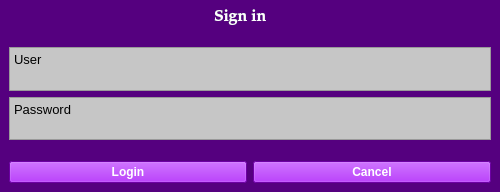
<?xml version="1.0" encoding="UTF-8"?>
<ui version="4.0">
 <class>MainWindow</class>
 <widget class="QMainWindow" name="MainWindow">
  <property name="enabled">
   <bool>true</bool>
  </property>
  <property name="geometry">
   <rect>
    <x>0</x>
    <y>0</y>
    <width>500</width>
    <height>192</height>
   </rect>
  </property>
  <property name="sizePolicy">
   <sizepolicy hsizetype="Fixed" vsizetype="Fixed">
    <horstretch>200</horstretch>
    <verstretch>0</verstretch>
   </sizepolicy>
  </property>
  <property name="minimumSize">
   <size>
    <width>500</width>
    <height>192</height>
   </size>
  </property>
  <property name="maximumSize">
   <size>
    <width>500</width>
    <height>192</height>
   </size>
  </property>
  <property name="palette">
   <palette>
    <active>
     <colorrole role="WindowText">
      <brush brushstyle="SolidPattern">
       <color alpha="255">
        <red>255</red>
        <green>255</green>
        <blue>255</blue>
       </color>
      </brush>
     </colorrole>
     <colorrole role="Button">
      <brush brushstyle="SolidPattern">
       <color alpha="255">
        <red>85</red>
        <green>0</green>
        <blue>127</blue>
       </color>
      </brush>
     </colorrole>
     <colorrole role="Light">
      <brush brushstyle="SolidPattern">
       <color alpha="255">
        <red>128</red>
        <green>0</green>
        <blue>191</blue>
       </color>
      </brush>
     </colorrole>
     <colorrole role="Midlight">
      <brush brushstyle="SolidPattern">
       <color alpha="255">
        <red>106</red>
        <green>0</green>
        <blue>159</blue>
       </color>
      </brush>
     </colorrole>
     <colorrole role="Dark">
      <brush brushstyle="SolidPattern">
       <color alpha="255">
        <red>42</red>
        <green>0</green>
        <blue>63</blue>
       </color>
      </brush>
     </colorrole>
     <colorrole role="Mid">
      <brush brushstyle="SolidPattern">
       <color alpha="255">
        <red>56</red>
        <green>0</green>
        <blue>84</blue>
       </color>
      </brush>
     </colorrole>
     <colorrole role="Text">
      <brush brushstyle="SolidPattern">
       <color alpha="255">
        <red>255</red>
        <green>255</green>
        <blue>255</blue>
       </color>
      </brush>
     </colorrole>
     <colorrole role="BrightText">
      <brush brushstyle="SolidPattern">
       <color alpha="255">
        <red>0</red>
        <green>255</green>
        <blue>255</blue>
       </color>
      </brush>
     </colorrole>
     <colorrole role="ButtonText">
      <brush brushstyle="SolidPattern">
       <color alpha="255">
        <red>0</red>
        <green>0</green>
        <blue>0</blue>
       </color>
      </brush>
     </colorrole>
     <colorrole role="Base">
      <brush brushstyle="SolidPattern">
       <color alpha="255">
        <red>0</red>
        <green>0</green>
        <blue>0</blue>
       </color>
      </brush>
     </colorrole>
     <colorrole role="Window">
      <brush brushstyle="SolidPattern">
       <color alpha="255">
        <red>85</red>
        <green>0</green>
        <blue>127</blue>
       </color>
      </brush>
     </colorrole>
     <colorrole role="Shadow">
      <brush brushstyle="SolidPattern">
       <color alpha="255">
        <red>0</red>
        <green>0</green>
        <blue>0</blue>
       </color>
      </brush>
     </colorrole>
     <colorrole role="AlternateBase">
      <brush brushstyle="SolidPattern">
       <color alpha="255">
        <red>42</red>
        <green>0</green>
        <blue>63</blue>
       </color>
      </brush>
     </colorrole>
     <colorrole role="ToolTipBase">
      <brush brushstyle="SolidPattern">
       <color alpha="255">
        <red>255</red>
        <green>255</green>
        <blue>220</blue>
       </color>
      </brush>
     </colorrole>
     <colorrole role="ToolTipText">
      <brush brushstyle="SolidPattern">
       <color alpha="255">
        <red>0</red>
        <green>0</green>
        <blue>0</blue>
       </color>
      </brush>
     </colorrole>
    </active>
    <inactive>
     <colorrole role="WindowText">
      <brush brushstyle="SolidPattern">
       <color alpha="255">
        <red>255</red>
        <green>255</green>
        <blue>255</blue>
       </color>
      </brush>
     </colorrole>
     <colorrole role="Button">
      <brush brushstyle="SolidPattern">
       <color alpha="255">
        <red>85</red>
        <green>0</green>
        <blue>127</blue>
       </color>
      </brush>
     </colorrole>
     <colorrole role="Light">
      <brush brushstyle="SolidPattern">
       <color alpha="255">
        <red>128</red>
        <green>0</green>
        <blue>191</blue>
       </color>
      </brush>
     </colorrole>
     <colorrole role="Midlight">
      <brush brushstyle="SolidPattern">
       <color alpha="255">
        <red>106</red>
        <green>0</green>
        <blue>159</blue>
       </color>
      </brush>
     </colorrole>
     <colorrole role="Dark">
      <brush brushstyle="SolidPattern">
       <color alpha="255">
        <red>42</red>
        <green>0</green>
        <blue>63</blue>
       </color>
      </brush>
     </colorrole>
     <colorrole role="Mid">
      <brush brushstyle="SolidPattern">
       <color alpha="255">
        <red>56</red>
        <green>0</green>
        <blue>84</blue>
       </color>
      </brush>
     </colorrole>
     <colorrole role="Text">
      <brush brushstyle="SolidPattern">
       <color alpha="255">
        <red>255</red>
        <green>255</green>
        <blue>255</blue>
       </color>
      </brush>
     </colorrole>
     <colorrole role="BrightText">
      <brush brushstyle="SolidPattern">
       <color alpha="255">
        <red>0</red>
        <green>255</green>
        <blue>255</blue>
       </color>
      </brush>
     </colorrole>
     <colorrole role="ButtonText">
      <brush brushstyle="SolidPattern">
       <color alpha="255">
        <red>0</red>
        <green>0</green>
        <blue>0</blue>
       </color>
      </brush>
     </colorrole>
     <colorrole role="Base">
      <brush brushstyle="SolidPattern">
       <color alpha="255">
        <red>0</red>
        <green>0</green>
        <blue>0</blue>
       </color>
      </brush>
     </colorrole>
     <colorrole role="Window">
      <brush brushstyle="SolidPattern">
       <color alpha="255">
        <red>85</red>
        <green>0</green>
        <blue>127</blue>
       </color>
      </brush>
     </colorrole>
     <colorrole role="Shadow">
      <brush brushstyle="SolidPattern">
       <color alpha="255">
        <red>0</red>
        <green>0</green>
        <blue>0</blue>
       </color>
      </brush>
     </colorrole>
     <colorrole role="AlternateBase">
      <brush brushstyle="SolidPattern">
       <color alpha="255">
        <red>42</red>
        <green>0</green>
        <blue>63</blue>
       </color>
      </brush>
     </colorrole>
     <colorrole role="ToolTipBase">
      <brush brushstyle="SolidPattern">
       <color alpha="255">
        <red>255</red>
        <green>255</green>
        <blue>220</blue>
       </color>
      </brush>
     </colorrole>
     <colorrole role="ToolTipText">
      <brush brushstyle="SolidPattern">
       <color alpha="255">
        <red>0</red>
        <green>0</green>
        <blue>0</blue>
       </color>
      </brush>
     </colorrole>
    </inactive>
    <disabled>
     <colorrole role="WindowText">
      <brush brushstyle="SolidPattern">
       <color alpha="255">
        <red>42</red>
        <green>0</green>
        <blue>63</blue>
       </color>
      </brush>
     </colorrole>
     <colorrole role="Button">
      <brush brushstyle="SolidPattern">
       <color alpha="255">
        <red>85</red>
        <green>0</green>
        <blue>127</blue>
       </color>
      </brush>
     </colorrole>
     <colorrole role="Light">
      <brush brushstyle="SolidPattern">
       <color alpha="255">
        <red>128</red>
        <green>0</green>
        <blue>191</blue>
       </color>
      </brush>
     </colorrole>
     <colorrole role="Midlight">
      <brush brushstyle="SolidPattern">
       <color alpha="255">
        <red>106</red>
        <green>0</green>
        <blue>159</blue>
       </color>
      </brush>
     </colorrole>
     <colorrole role="Dark">
      <brush brushstyle="SolidPattern">
       <color alpha="255">
        <red>42</red>
        <green>0</green>
        <blue>63</blue>
       </color>
      </brush>
     </colorrole>
     <colorrole role="Mid">
      <brush brushstyle="SolidPattern">
       <color alpha="255">
        <red>56</red>
        <green>0</green>
        <blue>84</blue>
       </color>
      </brush>
     </colorrole>
     <colorrole role="Text">
      <brush brushstyle="SolidPattern">
       <color alpha="255">
        <red>42</red>
        <green>0</green>
        <blue>63</blue>
       </color>
      </brush>
     </colorrole>
     <colorrole role="BrightText">
      <brush brushstyle="SolidPattern">
       <color alpha="255">
        <red>0</red>
        <green>255</green>
        <blue>255</blue>
       </color>
      </brush>
     </colorrole>
     <colorrole role="ButtonText">
      <brush brushstyle="SolidPattern">
       <color alpha="255">
        <red>42</red>
        <green>0</green>
        <blue>63</blue>
       </color>
      </brush>
     </colorrole>
     <colorrole role="Base">
      <brush brushstyle="SolidPattern">
       <color alpha="255">
        <red>85</red>
        <green>0</green>
        <blue>127</blue>
       </color>
      </brush>
     </colorrole>
     <colorrole role="Window">
      <brush brushstyle="SolidPattern">
       <color alpha="255">
        <red>85</red>
        <green>0</green>
        <blue>127</blue>
       </color>
      </brush>
     </colorrole>
     <colorrole role="Shadow">
      <brush brushstyle="SolidPattern">
       <color alpha="255">
        <red>0</red>
        <green>0</green>
        <blue>0</blue>
       </color>
      </brush>
     </colorrole>
     <colorrole role="AlternateBase">
      <brush brushstyle="SolidPattern">
       <color alpha="255">
        <red>85</red>
        <green>0</green>
        <blue>127</blue>
       </color>
      </brush>
     </colorrole>
     <colorrole role="ToolTipBase">
      <brush brushstyle="SolidPattern">
       <color alpha="255">
        <red>255</red>
        <green>255</green>
        <blue>220</blue>
       </color>
      </brush>
     </colorrole>
     <colorrole role="ToolTipText">
      <brush brushstyle="SolidPattern">
       <color alpha="255">
        <red>0</red>
        <green>0</green>
        <blue>0</blue>
       </color>
      </brush>
     </colorrole>
    </disabled>
   </palette>
  </property>
  <property name="cursor">
   <cursorShape>ArrowCursor</cursorShape>
  </property>
  <property name="windowTitle">
   <string>Authorization</string>
  </property>
  <property name="autoFillBackground">
   <bool>false</bool>
  </property>
  <property name="styleSheet">
   <string notr="true"/>
  </property>
  <widget class="QWidget" name="centralwidget">
   <property name="enabled">
    <bool>true</bool>
   </property>
   <property name="sizePolicy">
    <sizepolicy hsizetype="MinimumExpanding" vsizetype="MinimumExpanding">
     <horstretch>0</horstretch>
     <verstretch>0</verstretch>
    </sizepolicy>
   </property>
   <layout class="QVBoxLayout" name="verticalLayout_2">
    <item>
     <widget class="QLabel" name="sign_in">
      <property name="enabled">
       <bool>true</bool>
      </property>
      <property name="font">
       <font>
        <family>Palatino Linotype</family>
        <pointsize>12</pointsize>
        <weight>75</weight>
        <bold>true</bold>
       </font>
      </property>
      <property name="frameShape">
       <enum>QFrame::NoFrame</enum>
      </property>
      <property name="frameShadow">
       <enum>QFrame::Plain</enum>
      </property>
      <property name="text">
       <string>Sign in</string>
      </property>
      <property name="textFormat">
       <enum>Qt::PlainText</enum>
      </property>
      <property name="wordWrap">
       <bool>false</bool>
      </property>
      <property name="margin">
       <number>0</number>
      </property>
      <property name="indent">
       <number>205</number>
      </property>
     </widget>
    </item>
    <item>
     <layout class="QVBoxLayout" name="verticalLayout">
      <property name="topMargin">
       <number>15</number>
      </property>
      <property name="bottomMargin">
       <number>15</number>
      </property>
      <item>
       <widget class="QTextEdit" name="user">
        <property name="cursor" stdset="0">
         <cursorShape>IBeamCursor</cursorShape>
        </property>
        <property name="styleSheet">
         <string notr="true">background-color: rgb(198, 198, 198);</string>
        </property>
        <property name="html">
         <string>&lt;!DOCTYPE HTML PUBLIC &quot;-//W3C//DTD HTML 4.0//EN&quot; &quot;http://www.w3.org/TR/REC-html40/strict.dtd&quot;&gt;
&lt;html&gt;&lt;head&gt;&lt;meta name=&quot;qrichtext&quot; content=&quot;1&quot; /&gt;&lt;style type=&quot;text/css&quot;&gt;
p, li { white-space: pre-wrap; }
&lt;/style&gt;&lt;/head&gt;&lt;body style=&quot; font-family:'MS Shell Dlg 2'; font-size:7.8pt; font-weight:400; font-style:normal;&quot;&gt;
&lt;p style=&quot; margin-top:0px; margin-bottom:0px; margin-left:0px; margin-right:0px; -qt-block-indent:0; text-indent:0px;&quot;&gt;&lt;span style=&quot; font-size:10pt;&quot;&gt;User&lt;/span&gt;&lt;/p&gt;&lt;/body&gt;&lt;/html&gt;</string>
        </property>
       </widget>
      </item>
      <item>
       <widget class="QTextEdit" name="password">
        <property name="cursor" stdset="0">
         <cursorShape>IBeamCursor</cursorShape>
        </property>
        <property name="styleSheet">
         <string notr="true">background-color: rgb(198, 198, 198);</string>
        </property>
        <property name="html">
         <string>&lt;!DOCTYPE HTML PUBLIC &quot;-//W3C//DTD HTML 4.0//EN&quot; &quot;http://www.w3.org/TR/REC-html40/strict.dtd&quot;&gt;
&lt;html&gt;&lt;head&gt;&lt;meta name=&quot;qrichtext&quot; content=&quot;1&quot; /&gt;&lt;style type=&quot;text/css&quot;&gt;
p, li { white-space: pre-wrap; }
&lt;/style&gt;&lt;/head&gt;&lt;body style=&quot; font-family:'MS Shell Dlg 2'; font-size:7.8pt; font-weight:400; font-style:normal;&quot;&gt;
&lt;p style=&quot; margin-top:0px; margin-bottom:0px; margin-left:0px; margin-right:0px; -qt-block-indent:0; text-indent:0px;&quot;&gt;&lt;span style=&quot; font-size:10pt;&quot;&gt;Password&lt;/span&gt;&lt;/p&gt;&lt;/body&gt;&lt;/html&gt;</string>
        </property>
       </widget>
      </item>
     </layout>
    </item>
    <item>
     <layout class="QHBoxLayout" name="horizontalLayout">
      <item>
       <widget class="QPushButton" name="button_check">
        <property name="palette">
         <palette>
          <active>
           <colorrole role="Button">
            <brush brushstyle="SolidPattern">
             <color alpha="255">
              <red>153</red>
              <green>0</green>
              <blue>230</blue>
             </color>
            </brush>
           </colorrole>
           <colorrole role="ButtonText">
            <brush brushstyle="SolidPattern">
             <color alpha="255">
              <red>255</red>
              <green>255</green>
              <blue>255</blue>
             </color>
            </brush>
           </colorrole>
           <colorrole role="Base">
            <brush brushstyle="SolidPattern">
             <color alpha="255">
              <red>153</red>
              <green>0</green>
              <blue>230</blue>
             </color>
            </brush>
           </colorrole>
           <colorrole role="Window">
            <brush brushstyle="SolidPattern">
             <color alpha="255">
              <red>153</red>
              <green>0</green>
              <blue>230</blue>
             </color>
            </brush>
           </colorrole>
          </active>
          <inactive>
           <colorrole role="Button">
            <brush brushstyle="SolidPattern">
             <color alpha="255">
              <red>153</red>
              <green>0</green>
              <blue>230</blue>
             </color>
            </brush>
           </colorrole>
           <colorrole role="ButtonText">
            <brush brushstyle="SolidPattern">
             <color alpha="255">
              <red>255</red>
              <green>255</green>
              <blue>255</blue>
             </color>
            </brush>
           </colorrole>
           <colorrole role="Base">
            <brush brushstyle="SolidPattern">
             <color alpha="255">
              <red>153</red>
              <green>0</green>
              <blue>230</blue>
             </color>
            </brush>
           </colorrole>
           <colorrole role="Window">
            <brush brushstyle="SolidPattern">
             <color alpha="255">
              <red>153</red>
              <green>0</green>
              <blue>230</blue>
             </color>
            </brush>
           </colorrole>
          </inactive>
          <disabled>
           <colorrole role="Button">
            <brush brushstyle="SolidPattern">
             <color alpha="255">
              <red>153</red>
              <green>0</green>
              <blue>230</blue>
             </color>
            </brush>
           </colorrole>
           <colorrole role="ButtonText">
            <brush brushstyle="SolidPattern">
             <color alpha="255">
              <red>42</red>
              <green>0</green>
              <blue>63</blue>
             </color>
            </brush>
           </colorrole>
           <colorrole role="Base">
            <brush brushstyle="SolidPattern">
             <color alpha="255">
              <red>153</red>
              <green>0</green>
              <blue>230</blue>
             </color>
            </brush>
           </colorrole>
           <colorrole role="Window">
            <brush brushstyle="SolidPattern">
             <color alpha="255">
              <red>153</red>
              <green>0</green>
              <blue>230</blue>
             </color>
            </brush>
           </colorrole>
          </disabled>
         </palette>
        </property>
        <property name="font">
         <font>
          <weight>75</weight>
          <bold>true</bold>
         </font>
        </property>
        <property name="styleSheet">
         <string notr="true">background-color: rgb(153, 0, 230);</string>
        </property>
        <property name="text">
         <string>Login</string>
        </property>
       </widget>
      </item>
      <item>
       <widget class="QPushButton" name="button_cancel">
        <property name="palette">
         <palette>
          <active>
           <colorrole role="Button">
            <brush brushstyle="SolidPattern">
             <color alpha="255">
              <red>153</red>
              <green>0</green>
              <blue>230</blue>
             </color>
            </brush>
           </colorrole>
           <colorrole role="ButtonText">
            <brush brushstyle="SolidPattern">
             <color alpha="255">
              <red>255</red>
              <green>255</green>
              <blue>255</blue>
             </color>
            </brush>
           </colorrole>
           <colorrole role="Base">
            <brush brushstyle="SolidPattern">
             <color alpha="255">
              <red>153</red>
              <green>0</green>
              <blue>230</blue>
             </color>
            </brush>
           </colorrole>
           <colorrole role="Window">
            <brush brushstyle="SolidPattern">
             <color alpha="255">
              <red>153</red>
              <green>0</green>
              <blue>230</blue>
             </color>
            </brush>
           </colorrole>
          </active>
          <inactive>
           <colorrole role="Button">
            <brush brushstyle="SolidPattern">
             <color alpha="255">
              <red>153</red>
              <green>0</green>
              <blue>230</blue>
             </color>
            </brush>
           </colorrole>
           <colorrole role="ButtonText">
            <brush brushstyle="SolidPattern">
             <color alpha="255">
              <red>255</red>
              <green>255</green>
              <blue>255</blue>
             </color>
            </brush>
           </colorrole>
           <colorrole role="Base">
            <brush brushstyle="SolidPattern">
             <color alpha="255">
              <red>153</red>
              <green>0</green>
              <blue>230</blue>
             </color>
            </brush>
           </colorrole>
           <colorrole role="Window">
            <brush brushstyle="SolidPattern">
             <color alpha="255">
              <red>153</red>
              <green>0</green>
              <blue>230</blue>
             </color>
            </brush>
           </colorrole>
          </inactive>
          <disabled>
           <colorrole role="Button">
            <brush brushstyle="SolidPattern">
             <color alpha="255">
              <red>153</red>
              <green>0</green>
              <blue>230</blue>
             </color>
            </brush>
           </colorrole>
           <colorrole role="ButtonText">
            <brush brushstyle="SolidPattern">
             <color alpha="255">
              <red>42</red>
              <green>0</green>
              <blue>63</blue>
             </color>
            </brush>
           </colorrole>
           <colorrole role="Base">
            <brush brushstyle="SolidPattern">
             <color alpha="255">
              <red>153</red>
              <green>0</green>
              <blue>230</blue>
             </color>
            </brush>
           </colorrole>
           <colorrole role="Window">
            <brush brushstyle="SolidPattern">
             <color alpha="255">
              <red>153</red>
              <green>0</green>
              <blue>230</blue>
             </color>
            </brush>
           </colorrole>
          </disabled>
         </palette>
        </property>
        <property name="font">
         <font>
          <weight>75</weight>
          <italic>false</italic>
          <bold>true</bold>
          <underline>false</underline>
          <strikeout>false</strikeout>
          <kerning>true</kerning>
         </font>
        </property>
        <property name="styleSheet">
         <string notr="true">background-color: rgb(153, 0, 230);</string>
        </property>
        <property name="text">
         <string>Cancel</string>
        </property>
       </widget>
      </item>
     </layout>
    </item>
   </layout>
  </widget>
 </widget>
 <resources/>
 <connections/>
</ui>
